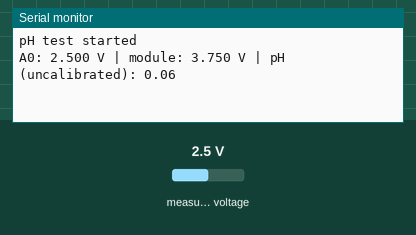
Recording of a sketch running on a simulated ESP32. Shown: the last lines printed to the serial monitor. The inputs (shaded band) are chosen by the test bench; at power-on: measured voltage 2.5 V.

Above: at 1.7 s.
1.8 s: measured voltage set to 0.1 V
At 2.4 s:
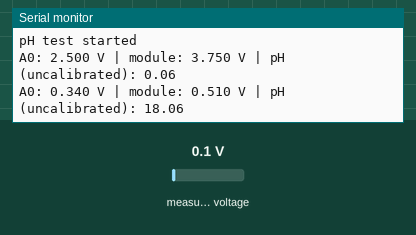
3.3 s: measured voltage set to 1.2 V
At 4.0 s:
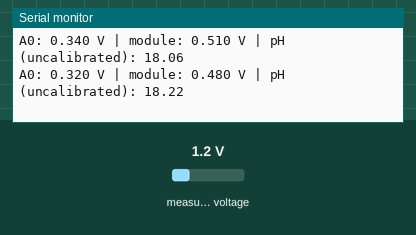
Timing chart, 0 to 6.3 s (numbered marks = the images above; inputs shaded):
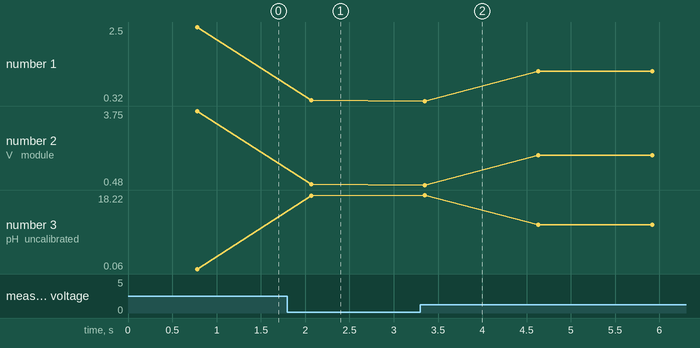

Measured:
- after the input at 1.8 s, the serial monitor: prints a new line after 0.27 s (image 1)
- after the input at 3.3 s, the serial monitor: prints a new line after 0.05 s (image 2)
- plotted number 1: 2.5 → 0.34 after the input at 1.8 s, 0.34 → 1.2 after the input at 3.3 s
- plotted number 2: 3.75 → 0.51 after the input at 1.8 s, 0.51 → 1.8 after the input at 3.3 s
- plotted number 3: 0.06 → 18.06 after the input at 1.8 s, 18.06 → 10.89 after the input at 3.3 s

The sketch:

ph_test.ino
```cpp
// pH sensor test: PH-4502C module -> 10k/20k divider -> ADS1115 A0 -> ESP32 (I2C on GPIO21/22)
// Prints the voltage and an uncalibrated pH value every second (Serial Monitor at 115200 baud).

#include <Wire.h>
#include <Adafruit_ADS1X15.h>

Adafruit_ADS1115 ads;

const float DIVIDER = 1.5;      // (10k + 20k) / 20k: module voltage = A0 voltage x 1.5
const float V_PH7   = 2.50;     // module voltage at pH 7 (set during calibration)
const float SLOPE   = 0.18;     // volts per pH unit (set during calibration)

void setup() {
  Serial.begin(115200);
  delay(500);
  Wire.begin(21, 22);           // SDA, SCL
  if (!ads.begin(0x48)) {
    Serial.println("ADS1115 not found - check VDD, GND, SDA, SCL and ADDR wiring");
    while (true) delay(1000);
  }
  ads.setGain(GAIN_ONE);        // input range +/-4.096 V, 0.125 mV per step
  Serial.println("pH test started");
}

void loop() {
  // average 10 readings to smooth out noise
  long sum = 0;
  for (int i = 0; i < 10; i++) {
    sum += ads.readADC_SingleEnded(0);
    delay(20);
  }
  float raw    = sum / 10.0;
  float vA0    = ads.computeVolts((int16_t)raw);
  float vMod   = vA0 * DIVIDER;
  float ph     = 7.0 + (V_PH7 - vMod) / SLOPE;

  Serial.print("A0: ");      Serial.print(vA0, 3);  Serial.print(" V | module: ");
  Serial.print(vMod, 3);     Serial.print(" V | pH (uncalibrated): ");
  Serial.println(ph, 2);
  delay(1000);
}
```
